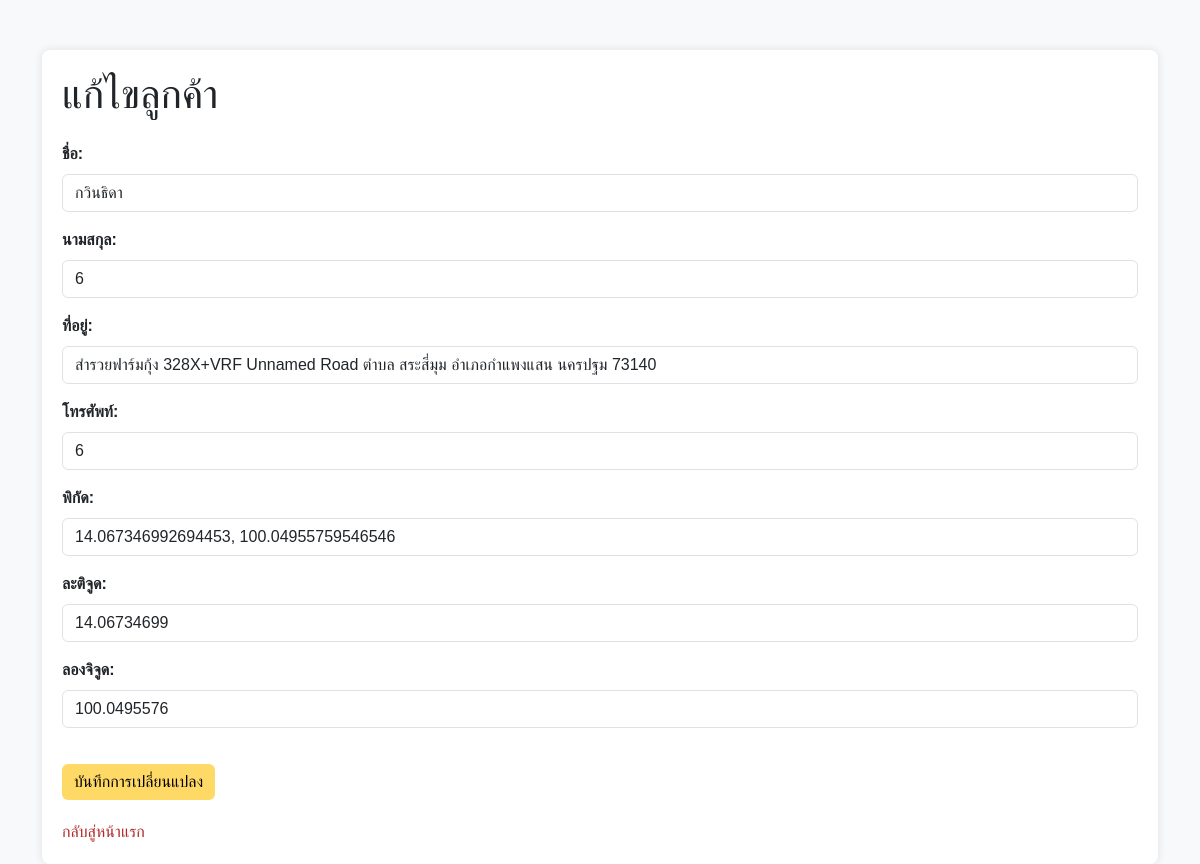
/edit_customer/2 (signed in), run on the app's committed database.
### tables this page shows
CREATE TABLE customers (
                            id INTEGER PRIMARY KEY AUTOINCREMENT,
                            first_name TEXT,
                            last_name TEXT,
                            address TEXT,
                            phone TEXT,
                            coordinate TEXT,
                            latitude REAL,
                            longitude REAL);

### main.py (the view, shortened to what this page needs)
@app.route('/edit_customer/<int:customer_id>', methods=['GET', 'POST'])
@login_required
def edit_customer(customer_id):
    form = CustomerForm()
    customer = get_customer_by_id(customer_id)
    if customer:
        if request.method == 'GET':
            form.first_name.data = customer['first_name']
            form.last_name.data = customer['last_name']
            form.address.data = customer['address']
            form.phone.data = customer['phone']
            form.coordinate.data = customer['coordinate']
            form.latitude.data = customer['latitude']
            form.longitude.data = customer['longitude']
    else:
        flash('ไม่พบข้อมูลลูกค้า', 'danger')
        return redirect(url_for('customer_list'))
    return render_template('edit_customer.html', form=form, customer_id=customer_id)

### form.py
class CustomerForm(FlaskForm):
    first_name = StringField('ชื่อ', validators=[DataRequired()])
    last_name = StringField('นามสกุล', validators=[DataRequired()])
    address = StringField('ที่อยู่', validators=[DataRequired()])
    phone = StringField('โทรศัพท์', validators=[DataRequired(), Regexp(r'^\d{10}$', message="หมายเลขโทรศัพท์ต้องมี 10 หลัก")])
    coordinate = StringField('พิกัด', validators=[DataRequired()])
    latitude = StringField('ละติจูด', validators=[DataRequired()])
    longitude = StringField('ลองจิจูด', validators=[DataRequired()])
    submit = SubmitField('ส่งข้อมูล')

### database_operation.py (called while the page is built, shortened)
def connect_db():
    conn = sqlite3.connect('database.db')
    conn.row_factory = sqlite3.Row
    return conn

def create_admin_driver_from_dict(user, user_type):
    if user_type == 'admin':
        return Admin(
            user_id=user[0],
            name=user[1],
            email=user[2],
            phone=user[3],
            password=user[4]
        )
    else:
        raise ValueError("Invalid user type")

def get_user_by_id(user_id):
    try:
        with connect_db() as conn:
            cursor = conn.cursor()
            cursor.execute("SELECT * FROM admin_users WHERE id = ?", (user_id,))
            user = cursor.fetchone()
            if user:
                return create_admin_driver_from_dict(user, 'admin')
            cursor.execute("SELECT * FROM driver_users WHERE id = ?", (user_id,))
            user = cursor.fetchone()
            return create_admin_driver_from_dict(user, 'driver') if user else None
    except sqlite3.Error as e:
        print(f"Error fetching user by id: {e}")
        return None

def get_customer_by_id(customer_id):
    with connect_db() as conn:
        cursor = conn.cursor()
        cursor.execute("SELECT * FROM customers WHERE id = ?", (customer_id,))
        row = cursor.fetchone()
        if row:
            return {
                "id": row[0],
                "first_name": row[1],
                "last_name": row[2],
                "address": row[3],
                "phone": row[4],
                "coordinate": row[5],
                "latitude": row[6],
                "longitude": row[7],
            }
        else:
            return None  # กรณีไม่พบข้อมูล

### main.py (called while the page is built)
@login_manager.user_loader
def load_user(user_id):
    return get_user_by_id(user_id)  # ใช้ฟังก์ชันนี้เพื่อนำผู้ใช้จากฐานข้อมูลมา

### templates/edit_customer.html (shortened to what this page needs)
<!DOCTYPE html>
<html lang="th">
<head>
    <link rel="stylesheet" href="https://cdn.jsdelivr.net/npm/bootstrap@5.3.0/dist/css/bootstrap.min.css">
</head>
<body>
    <div class="container">
        <div class="form-container">
            <h1 class="mb-4">แก้ไขลูกค้า</h1>
            <form action="{{ url_for('edit_customer', customer_id=customer_id) }}" method="POST">
                <div class="form-group">
                    <label for="first_name">ชื่อ:</label>
                    {{ form.first_name(class="form-control") }}
                </div>
                <div class="form-group">
                    <label for="last_name">นามสกุล:</label>
                    {{ form.last_name(class="form-control") }}
                </div>
                <div class="form-group">
                    <label for="address">ที่อยู่:</label>
                    {{ form.address(class="form-control") }}
                </div>
                <div class="form-group">
                    <label for="phone">โทรศัพท์:</label>
                    {{ form.phone(class="form-control") }}
                </div>
                <div class="form-group">
                    <label for="coordinate">พิกัด:</label>
                    {{ form.coordinate(class="form-control") }}
                </div>
                <div class="form-group">
                    <label for="latitude">ละติจูด:</label>
                    {{ form.latitude(class="form-control") }}
                </div>
                <div class="form-group">
                    <label for="longitude">ลองจิจูด:</label>
                    {{ form.longitude(class="form-control") }}
                </div>
                <button type="submit" class="btn btn-custom">บันทึกการเปลี่ยนแปลง</button>
            </form>
            <a href="{{ url_for('customer_list') }}" class="back-link">กลับสู่หน้าแรก</a>
</body>
</html>

### templates/edit_customer.html (style rules this page uses)
body { font-family: Arial, sans-serif; background-color: #f8f9fa; margin: 0; }
.container { margin-top: 50px; }
.form-container { background-color: #ffffff; padding: 20px; border-radius: 8px; box-shadow: 0 0 10px rgba(0, 0, 0, 0.1); }
.form-group { margin-bottom: 1rem; }
.form-group label { display: block; margin-bottom: .5rem; font-weight: 600; }
.btn-custom { margin-top: 20px; background-color: #ffd966; color: #000; border: none; }
.back-link { display: inline-block; margin-top: 20px; text-decoration: none; color: #b02a29; }

### data on the page
customers: first_name "กวินธิดา", last_name "6", address "สำรวยฟาร์มกุ้ง 328X+VRF Unnamed Road ตำบล สระสี่มุม อำเภอกำแพงแสน นครปฐม 73140", phone "6", coordinate "14.067346992694453, 100.04955759546546", latitude "14.06734699", longitude "100.0495576"
